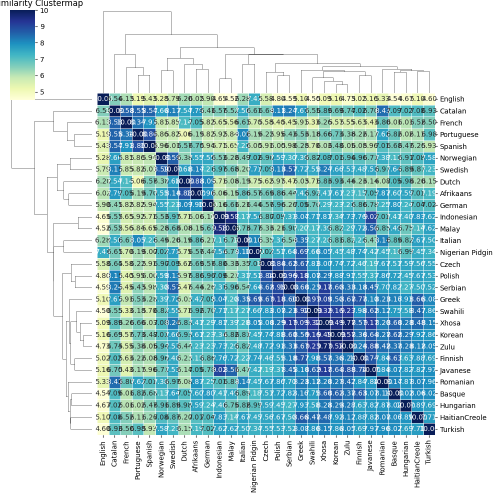
#> input picture Updates/07-31_23-02-18/graph.png, 1000 x 1000 px (shown at 1/2 size)
$ python gifmaker.py
#> lines starting #> are read from the running program, lines starting #| are printed output that depends on the picture
import os
from PIL import Image

def collect_images(root_dir):
    image_files = []
    # Traverse the directory structure
    for subdir, _, files in os.walk(root_dir):
        for file in files:
            if file == 'graph.png' or file == 'graphcompleteeuclidean.png':
                image_files.append(os.path.join(subdir, file))
                print(f"Added graph from {subdir}")
    # Sort images by timestamp
    image_files.sort(key=lambda x: os.path.basename(os.path.dirname(x)))
    return image_files

def create_gif(image_files, output_path, duration=1000, size=(1024, 1024)):
#> called with duration = 1000, size = (1024, 1024)
    images = []
    for image_file in image_files:
        img = Image.open(image_file).convert('RGB')
        img_resized = img.resize(size, Image.LANCZOS)  # Use LANCZOS for better quality
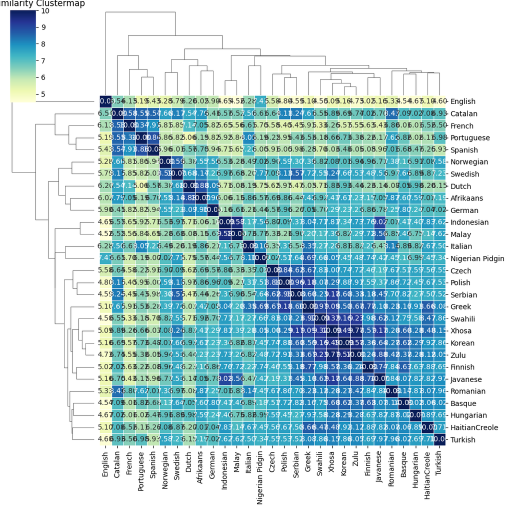
#> img_resized: PIL image 1024x1024 RGB (shown at 1/2 size); mean R, G, B 183.7, 212.8, 217
        images.append(img_resized)
    # Save as GIF
    images[0].save(output_path, save_all=True, append_images=images[1:], duration=duration, loop=0)

# Define the root directory and output path
root_dir = r'C:\Users\jinfa\OneDrive\Desktop\UDHR AI\Updates'
output_path = r'C:\Users\jinfa\OneDrive\Desktop\UDHR AI\progress.gif'

# Collect images and create GIF
image_files = collect_images(root_dir)
create_gif(image_files, output_path, duration=1000, size=(1024, 1024))

print(f"GIF created at {output_path}")
